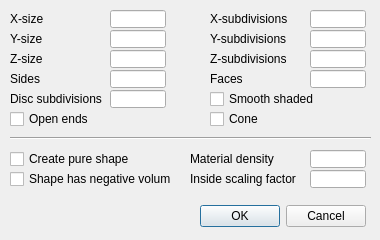
<?xml version="1.0" encoding="UTF-8"?>
<ui version="4.0">
 <class>CQDlgPrimitives</class>
 <widget class="QDialog" name="CQDlgPrimitives">
  <property name="geometry">
   <rect>
    <x>0</x>
    <y>0</y>
    <width>380</width>
    <height>240</height>
   </rect>
  </property>
  <property name="windowTitle">
   <string>Primitive Shapes</string>
  </property>
  <property name="locale">
   <locale language="English" country="UnitedStates"/>
  </property>
  <widget class="QLabel" name="label">
   <property name="geometry">
    <rect>
     <x>10</x>
     <y>10</y>
     <width>91</width>
     <height>18</height>
    </rect>
   </property>
   <property name="text">
    <string>X-size</string>
   </property>
  </widget>
  <widget class="QLineEdit" name="qqXSize">
   <property name="geometry">
    <rect>
     <x>110</x>
     <y>10</y>
     <width>56</width>
     <height>18</height>
    </rect>
   </property>
  </widget>
  <widget class="QLineEdit" name="qqYSize">
   <property name="geometry">
    <rect>
     <x>110</x>
     <y>30</y>
     <width>56</width>
     <height>18</height>
    </rect>
   </property>
  </widget>
  <widget class="QLabel" name="label_2">
   <property name="geometry">
    <rect>
     <x>10</x>
     <y>30</y>
     <width>91</width>
     <height>18</height>
    </rect>
   </property>
   <property name="text">
    <string>Y-size</string>
   </property>
  </widget>
  <widget class="QLabel" name="label_3">
   <property name="geometry">
    <rect>
     <x>10</x>
     <y>50</y>
     <width>91</width>
     <height>18</height>
    </rect>
   </property>
   <property name="text">
    <string>Z-size</string>
   </property>
  </widget>
  <widget class="QLineEdit" name="qqZSize">
   <property name="geometry">
    <rect>
     <x>110</x>
     <y>50</y>
     <width>56</width>
     <height>18</height>
    </rect>
   </property>
  </widget>
  <widget class="QLabel" name="label_4">
   <property name="geometry">
    <rect>
     <x>210</x>
     <y>30</y>
     <width>91</width>
     <height>18</height>
    </rect>
   </property>
   <property name="text">
    <string>Y-subdivisions</string>
   </property>
  </widget>
  <widget class="QLineEdit" name="qqYSubdiv">
   <property name="geometry">
    <rect>
     <x>310</x>
     <y>30</y>
     <width>56</width>
     <height>18</height>
    </rect>
   </property>
  </widget>
  <widget class="QLineEdit" name="qqXSubdiv">
   <property name="geometry">
    <rect>
     <x>310</x>
     <y>10</y>
     <width>56</width>
     <height>18</height>
    </rect>
   </property>
  </widget>
  <widget class="QLabel" name="label_5">
   <property name="geometry">
    <rect>
     <x>210</x>
     <y>50</y>
     <width>91</width>
     <height>18</height>
    </rect>
   </property>
   <property name="text">
    <string>Z-subdivisions</string>
   </property>
  </widget>
  <widget class="QLabel" name="label_6">
   <property name="geometry">
    <rect>
     <x>210</x>
     <y>10</y>
     <width>91</width>
     <height>18</height>
    </rect>
   </property>
   <property name="text">
    <string>X-subdivisions</string>
   </property>
  </widget>
  <widget class="QLineEdit" name="qqZSubdiv">
   <property name="geometry">
    <rect>
     <x>310</x>
     <y>50</y>
     <width>56</width>
     <height>18</height>
    </rect>
   </property>
  </widget>
  <widget class="QLabel" name="label_7">
   <property name="geometry">
    <rect>
     <x>10</x>
     <y>70</y>
     <width>91</width>
     <height>18</height>
    </rect>
   </property>
   <property name="text">
    <string>Sides</string>
   </property>
  </widget>
  <widget class="QLineEdit" name="qqSides">
   <property name="geometry">
    <rect>
     <x>110</x>
     <y>70</y>
     <width>56</width>
     <height>18</height>
    </rect>
   </property>
  </widget>
  <widget class="QLabel" name="label_8">
   <property name="geometry">
    <rect>
     <x>210</x>
     <y>70</y>
     <width>91</width>
     <height>18</height>
    </rect>
   </property>
   <property name="text">
    <string>Faces</string>
   </property>
  </widget>
  <widget class="QLineEdit" name="qqFaces">
   <property name="geometry">
    <rect>
     <x>310</x>
     <y>70</y>
     <width>56</width>
     <height>18</height>
    </rect>
   </property>
  </widget>
  <widget class="QLabel" name="label_9">
   <property name="geometry">
    <rect>
     <x>10</x>
     <y>90</y>
     <width>101</width>
     <height>18</height>
    </rect>
   </property>
   <property name="text">
    <string>Disc subdivisions</string>
   </property>
  </widget>
  <widget class="QLineEdit" name="qqDiscSubdiv">
   <property name="geometry">
    <rect>
     <x>110</x>
     <y>90</y>
     <width>56</width>
     <height>18</height>
    </rect>
   </property>
  </widget>
  <widget class="QCheckBox" name="qqPure">
   <property name="geometry">
    <rect>
     <x>10</x>
     <y>150</y>
     <width>161</width>
     <height>18</height>
    </rect>
   </property>
   <property name="focusPolicy">
    <enum>Qt::StrongFocus</enum>
   </property>
   <property name="text">
    <string>Create pure shape</string>
   </property>
  </widget>
  <widget class="QCheckBox" name="qqOpen">
   <property name="geometry">
    <rect>
     <x>10</x>
     <y>110</y>
     <width>161</width>
     <height>18</height>
    </rect>
   </property>
   <property name="focusPolicy">
    <enum>Qt::StrongFocus</enum>
   </property>
   <property name="text">
    <string>Open ends</string>
   </property>
  </widget>
  <widget class="QCheckBox" name="qqCone">
   <property name="geometry">
    <rect>
     <x>210</x>
     <y>110</y>
     <width>161</width>
     <height>18</height>
    </rect>
   </property>
   <property name="focusPolicy">
    <enum>Qt::StrongFocus</enum>
   </property>
   <property name="text">
    <string>Cone</string>
   </property>
  </widget>
  <widget class="QCheckBox" name="qqSmooth">
   <property name="geometry">
    <rect>
     <x>210</x>
     <y>90</y>
     <width>161</width>
     <height>18</height>
    </rect>
   </property>
   <property name="focusPolicy">
    <enum>Qt::StrongFocus</enum>
   </property>
   <property name="text">
    <string>Smooth shaded</string>
   </property>
  </widget>
  <widget class="QDialogButtonBox" name="qqOkCancel">
   <property name="geometry">
    <rect>
     <x>15</x>
     <y>200</y>
     <width>351</width>
     <height>32</height>
    </rect>
   </property>
   <property name="standardButtons">
    <set>QDialogButtonBox::Cancel|QDialogButtonBox::Ok</set>
   </property>
  </widget>
  <widget class="Line" name="line">
   <property name="geometry">
    <rect>
     <x>10</x>
     <y>130</y>
     <width>361</width>
     <height>16</height>
    </rect>
   </property>
   <property name="orientation">
    <enum>Qt::Horizontal</enum>
   </property>
  </widget>
  <widget class="QLabel" name="label_10">
   <property name="geometry">
    <rect>
     <x>190</x>
     <y>150</y>
     <width>121</width>
     <height>18</height>
    </rect>
   </property>
   <property name="text">
    <string>Material density</string>
   </property>
  </widget>
  <widget class="QLineEdit" name="qqDensity">
   <property name="geometry">
    <rect>
     <x>310</x>
     <y>150</y>
     <width>56</width>
     <height>18</height>
    </rect>
   </property>
  </widget>
  <widget class="QCheckBox" name="qqNegativeVolume">
   <property name="geometry">
    <rect>
     <x>10</x>
     <y>170</y>
     <width>161</width>
     <height>18</height>
    </rect>
   </property>
   <property name="focusPolicy">
    <enum>Qt::StrongFocus</enum>
   </property>
   <property name="text">
    <string>Shape has negative volume</string>
   </property>
  </widget>
  <widget class="QLineEdit" name="qqNegativeVolumeScaling">
   <property name="geometry">
    <rect>
     <x>310</x>
     <y>170</y>
     <width>56</width>
     <height>18</height>
    </rect>
   </property>
  </widget>
  <widget class="QLabel" name="label_11">
   <property name="geometry">
    <rect>
     <x>190</x>
     <y>170</y>
     <width>121</width>
     <height>18</height>
    </rect>
   </property>
   <property name="text">
    <string>Inside scaling factor</string>
   </property>
  </widget>
 </widget>
 <tabstops>
  <tabstop>qqXSize</tabstop>
  <tabstop>qqYSize</tabstop>
  <tabstop>qqZSize</tabstop>
  <tabstop>qqXSubdiv</tabstop>
  <tabstop>qqYSubdiv</tabstop>
  <tabstop>qqZSubdiv</tabstop>
  <tabstop>qqSides</tabstop>
  <tabstop>qqFaces</tabstop>
  <tabstop>qqDiscSubdiv</tabstop>
  <tabstop>qqSmooth</tabstop>
  <tabstop>qqOpen</tabstop>
  <tabstop>qqCone</tabstop>
  <tabstop>qqPure</tabstop>
  <tabstop>qqDensity</tabstop>
  <tabstop>qqNegativeVolume</tabstop>
  <tabstop>qqNegativeVolumeScaling</tabstop>
  <tabstop>qqOkCancel</tabstop>
 </tabstops>
 <resources/>
 <connections/>
</ui>
